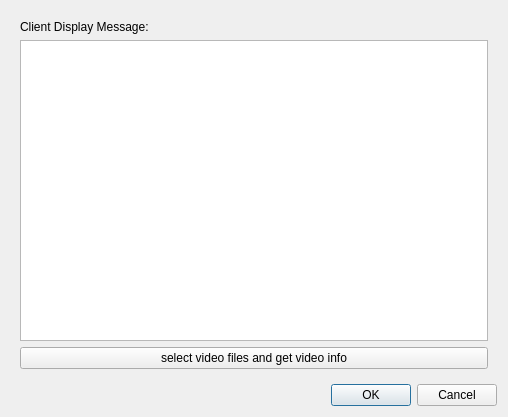
<?xml version="1.0" encoding="UTF-8"?>
<ui version="4.0">
 <class>TranscoderVideoInfoDialog</class>
 <widget class="QDialog" name="TranscoderVideoInfoDialog">
  <property name="geometry">
   <rect>
    <x>0</x>
    <y>0</y>
    <width>508</width>
    <height>417</height>
   </rect>
  </property>
  <property name="windowTitle">
   <string>Dialog</string>
  </property>
  <layout class="QVBoxLayout" name="verticalLayout">
   <item>
    <widget class="QLabel" name="imageHolder">
     <property name="text">
      <string/>
     </property>
     <layout class="QVBoxLayout" name="imageHolderContentLayout">     
      <item>
       <layout class="QVBoxLayout" name="outputLayout">
        <item>
         <widget class="QLabel" name="outputLabel">
          <property name="text">
           <string>Client Display Message:</string>
          </property>
         </widget>
        </item>
        <item>
         <widget class="QTextEdit" name="outputEdit">
          <property name="readOnly">
           <bool>true</bool>
          </property>
         </widget>
        </item>
       </layout>
      </item>
      <item>
       <layout class="QHBoxLayout" name="inputFileLayout">
        <item>
         <widget class="QPushButton" name="inputFileButton">
          <property name="text">
           <string>select video files and get video info</string>
          </property>
         </widget>
        </item>
       </layout>
      </item>
     </layout>
    </widget>
   </item>
   <item>
    <widget class="QDialogButtonBox" name="buttonBox">
     <property name="orientation">
      <enum>Qt::Horizontal</enum>
     </property>
     <property name="standardButtons">
      <set>QDialogButtonBox::Cancel|QDialogButtonBox::Ok</set>
     </property>
    </widget>
   </item>
  </layout>
 </widget>
 <resources/>
 <connections>
  <connection>
   <sender>buttonBox</sender>
   <signal>accepted()</signal>
   <receiver>TranscoderVideoInfoDialog</receiver>
   <slot>accept()</slot>
   <hints>
    <hint type="sourcelabel">
     <x>248</x>
     <y>254</y>
    </hint>
    <hint type="destinationlabel">
     <x>157</x>
     <y>274</y>
    </hint>
   </hints>
  </connection>
  <connection>
   <sender>buttonBox</sender>
   <signal>rejected()</signal>
   <receiver>TranscoderVideoInfoDialog</receiver>
   <slot>reject()</slot>
   <hints>
    <hint type="sourcelabel">
     <x>316</x>
     <y>260</y>
    </hint>
    <hint type="destinationlabel">
     <x>286</x>
     <y>274</y>
    </hint>
   </hints>
  </connection>
 </connections>
</ui>
